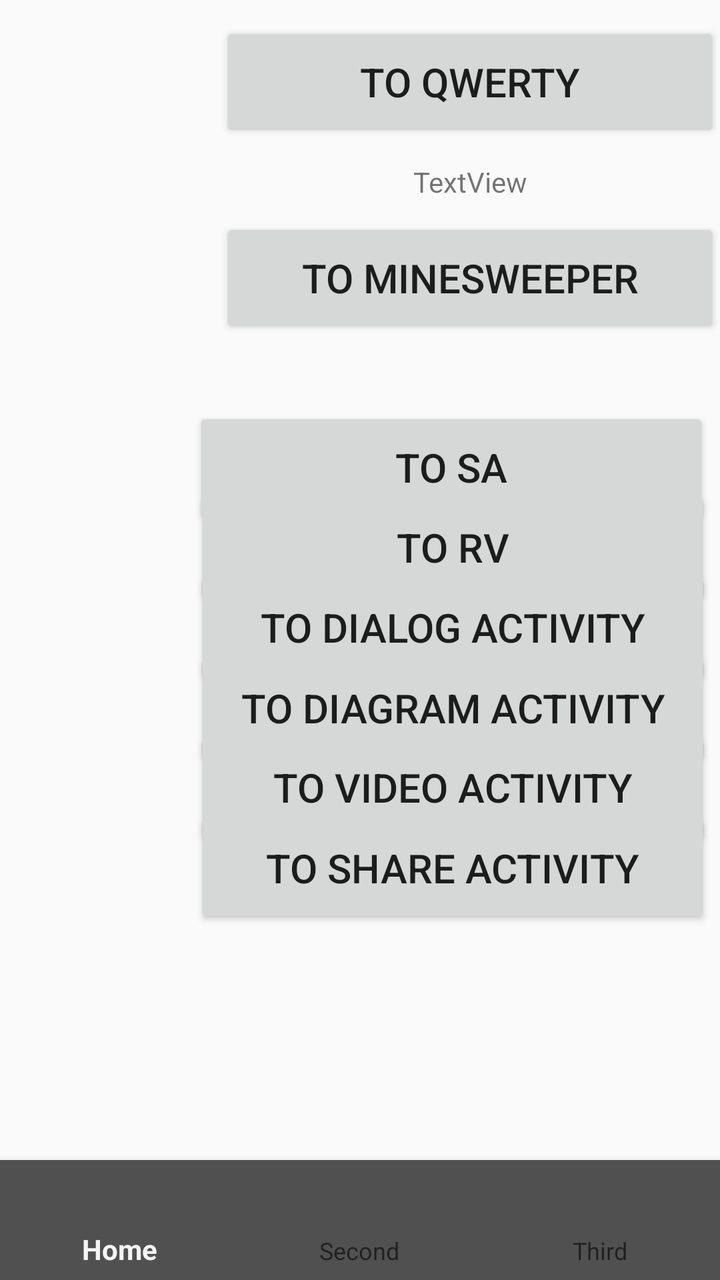
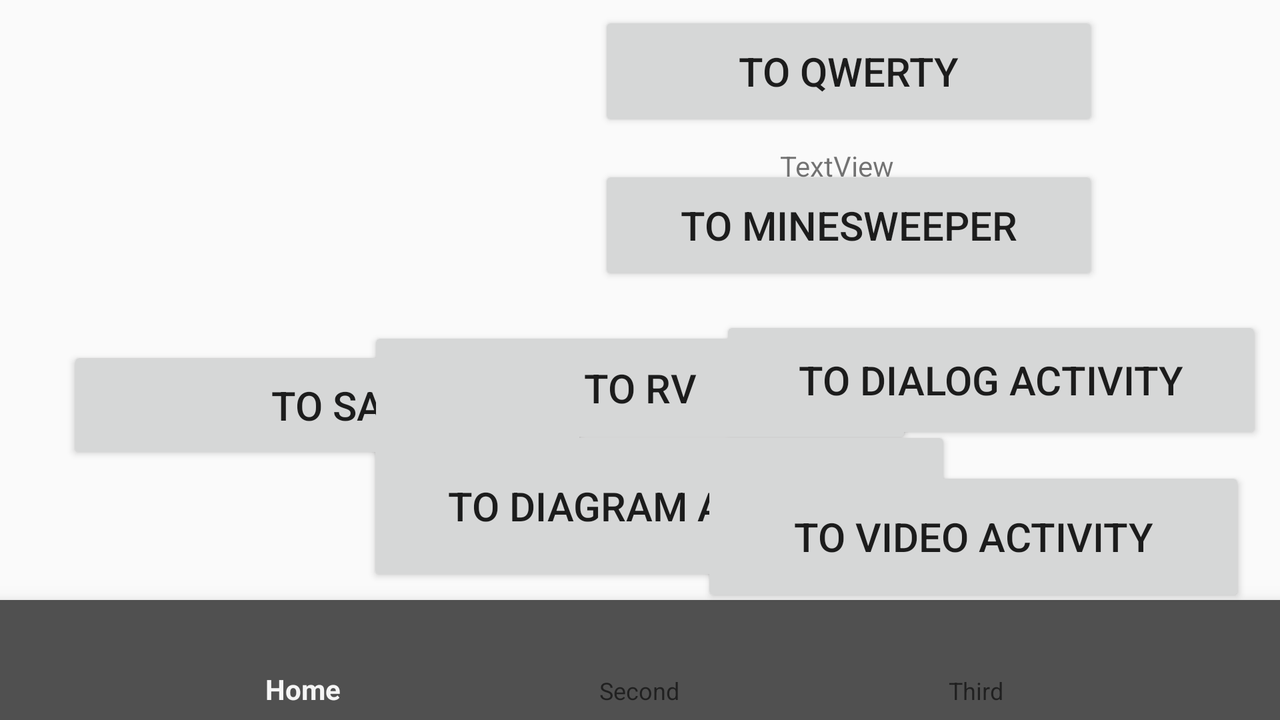

Two renders of one Android screen. The first uses the default layout on a phone; the second uses the alternative layout the repository ships for a different screen configuration, on a matching device. The two XML files are below.
<!-- AndroidManifest.xml: application theme Theme.AppCompat.DayNight -->
<!-- res/layout/activity_second.xml -->
<?xml version="1.0" encoding="utf-8"?>
<androidx.constraintlayout.widget.ConstraintLayout xmlns:android="http://schemas.android.com/apk/res/android"
    xmlns:app="http://schemas.android.com/apk/res-auto"
    xmlns:tools="http://schemas.android.com/tools"
    android:id="@+id/linearLayout"
    android:layout_width="match_parent"
    android:layout_height="match_parent">

    <Button
        android:id="@+id/to_minesweeper"
        android:layout_width="250dp"
        android:layout_height="60dp"
        android:gravity="center"
        android:text="To Minesweeper"
        android:textSize="20dp"
        app:layout_constraintBottom_toBottomOf="parent"
        app:layout_constraintEnd_toEndOf="parent"
        app:layout_constraintHorizontal_bias="0.645"
        app:layout_constraintStart_toEndOf="@+id/imageView2"
        app:layout_constraintTop_toTopOf="parent"
        app:layout_constraintVertical_bias="0.188" />

    <Button
        android:id="@+id/to_qwerty"
        android:layout_width="250dp"
        android:layout_height="60dp"
        android:gravity="center"
        android:text="To Qwerty"
        android:textSize="20dp"
        app:layout_constraintBottom_toBottomOf="parent"
        app:layout_constraintEnd_toEndOf="parent"
        app:layout_constraintHorizontal_bias="0.659"
        app:layout_constraintStart_toEndOf="@+id/imageView2"
        app:layout_constraintTop_toTopOf="parent"
        app:layout_constraintVertical_bias="0.019" />


    <ImageView
        android:id="@+id/imageView2"
        android:layout_width="97dp"
        android:layout_height="109dp"
        app:layout_constraintBottom_toBottomOf="parent"
        app:layout_constraintEnd_toEndOf="parent"
        app:layout_constraintHorizontal_bias="0.05"
        app:layout_constraintStart_toStartOf="parent"
        app:layout_constraintTop_toTopOf="parent"
        app:layout_constraintVertical_bias="0.037"
        tools:srcCompat="@tools:sample/avatars" />

    <include
        layout="@layout/bottom_menu"
        tools:layout_editor_absoluteX="0dp"
        tools:layout_editor_absoluteY="37dp" />

    <TextView
        android:id="@+id/res_from_qwerty"
        android:layout_width="250dp"
        android:layout_height="30dp"
        android:gravity="center"
        android:text="TextView"
        app:layout_constraintBottom_toBottomOf="parent"
        app:layout_constraintEnd_toEndOf="parent"
        app:layout_constraintHorizontal_bias="0.636"
        app:layout_constraintStart_toEndOf="@+id/imageView2"
        app:layout_constraintTop_toBottomOf="@+id/to_qwerty"
        app:layout_constraintVertical_bias="0.009" />

    <Button
        android:id="@+id/to_sa_activity"
        android:layout_width="258dp"
        android:layout_height="60dp"
        android:gravity="center"
        android:text="To SA"
        android:textSize="20dp"
        app:layout_constraintBottom_toBottomOf="parent"
        app:layout_constraintEnd_toEndOf="parent"
        app:layout_constraintHorizontal_bias="0.948"
        app:layout_constraintStart_toStartOf="parent"
        app:layout_constraintTop_toBottomOf="@+id/to_minesweeper"
        app:layout_constraintVertical_bias="0.084" />

    <Button
        android:id="@+id/to_rv_activity"
        android:layout_width="258dp"
        android:layout_height="60dp"
        android:gravity="center"
        android:text="To RV"
        android:textSize="20dp"
        app:layout_constraintBottom_toBottomOf="parent"
        app:layout_constraintEnd_toEndOf="parent"
        app:layout_constraintHorizontal_bias="0.954"
        app:layout_constraintStart_toStartOf="parent"
        app:layout_constraintTop_toBottomOf="@+id/to_minesweeper"
        app:layout_constraintVertical_bias="0.182" />

    <Button
        android:id="@+id/to_dialog_activity"
        android:layout_width="258dp"
        android:layout_height="60dp"
        android:gravity="center"
        android:text="To Dialog Activity"
        android:textSize="20dp"
        app:layout_constraintBottom_toBottomOf="parent"
        app:layout_constraintEnd_toEndOf="parent"
        app:layout_constraintHorizontal_bias="0.954"
        app:layout_constraintStart_toStartOf="parent"
        app:layout_constraintTop_toBottomOf="@+id/to_minesweeper"
        app:layout_constraintVertical_bias="0.279" />

    <Button
        android:id="@+id/to_diagram_activity"
        android:layout_width="258dp"
        android:layout_height="60dp"
        android:gravity="center"
        android:text="To Diagram Activity"
        android:textSize="20dp"
        app:layout_constraintBottom_toBottomOf="parent"
        app:layout_constraintEnd_toEndOf="parent"
        app:layout_constraintHorizontal_bias="0.954"
        app:layout_constraintStart_toStartOf="parent"
        app:layout_constraintTop_toBottomOf="@+id/to_minesweeper"
        app:layout_constraintVertical_bias="0.377" />

    <Button
        android:id="@+id/to_video_activity"
        android:layout_width="258dp"
        android:layout_height="60dp"
        android:gravity="center"
        android:text="To Video Activity"
        android:textSize="20dp"
        app:layout_constraintBottom_toBottomOf="parent"
        app:layout_constraintEnd_toEndOf="parent"
        app:layout_constraintHorizontal_bias="0.954"
        app:layout_constraintStart_toStartOf="parent"
        app:layout_constraintTop_toBottomOf="@+id/to_minesweeper"
        app:layout_constraintVertical_bias="0.474" />

    <Button
        android:id="@+id/to_share_activity"
        android:layout_width="258dp"
        android:layout_height="60dp"
        android:gravity="center"
        android:text="To Share Activity"
        android:textSize="20dp"
        app:layout_constraintBottom_toBottomOf="parent"
        app:layout_constraintEnd_toEndOf="parent"
        app:layout_constraintHorizontal_bias="0.954"
        app:layout_constraintStart_toStartOf="parent"
        app:layout_constraintTop_toBottomOf="@+id/to_minesweeper"
        app:layout_constraintVertical_bias="0.572" />

</androidx.constraintlayout.widget.ConstraintLayout>
<!-- res/layout/bottom_menu.xml (included above) -->
<?xml version="1.0" encoding="utf-8"?>
<androidx.constraintlayout.widget.ConstraintLayout xmlns:android="http://schemas.android.com/apk/res/android"
    android:layout_width="match_parent"
    android:layout_height="match_parent"
    xmlns:app="http://schemas.android.com/apk/res-auto">

    <com.google.android.material.bottomnavigation.BottomNavigationView
        android:id="@+id/bottomNavigationView"
        android:layout_width="match_parent"
        android:background="@color/gray_background"
        android:layout_height="60dp"
        app:layout_constraintBottom_toBottomOf="parent"
        app:layout_constraintEnd_toEndOf="parent"
        app:layout_constraintStart_toStartOf="parent"
        app:menu="@menu/bottom_menu"/>
</androidx.constraintlayout.widget.ConstraintLayout>
<!-- resources referenced by this layout -->
<resources>
  <color name="gray_background">#505050</color>
</resources>
<!-- res/layout-land/activity_second.xml (the repository's variant of the layout above) -->
<!-- drawn on the phone turned sideways -->
<?xml version="1.0" encoding="utf-8"?>
<androidx.constraintlayout.widget.ConstraintLayout xmlns:android="http://schemas.android.com/apk/res/android"
    android:layout_width="match_parent"
    android:layout_height="match_parent"
    xmlns:tools="http://schemas.android.com/tools"
    xmlns:app="http://schemas.android.com/apk/res-auto">

    <Button
        android:id="@+id/to_minesweeper"
        android:layout_width="250dp"
        android:layout_height="60dp"
        android:gravity="center"
        android:text="To Minesweeper"
        android:textSize="20dp"
        app:layout_constraintBottom_toBottomOf="parent"
        app:layout_constraintEnd_toEndOf="parent"
        app:layout_constraintHorizontal_bias="0.659"
        app:layout_constraintStart_toEndOf="@+id/imageView2"
        app:layout_constraintTop_toTopOf="parent"
        app:layout_constraintVertical_bias="0.276" />

    <Button
        android:id="@+id/to_qwerty"
        android:layout_width="250dp"
        android:layout_height="60dp"
        android:gravity="center"
        android:text="To Qwerty"
        android:textSize="20dp"
        app:layout_constraintBottom_toBottomOf="parent"
        app:layout_constraintEnd_toEndOf="parent"
        app:layout_constraintHorizontal_bias="0.659"
        app:layout_constraintStart_toEndOf="@+id/imageView2"
        app:layout_constraintTop_toTopOf="parent"
        app:layout_constraintVertical_bias="0.019" />


    <ImageView
        android:id="@+id/imageView2"
        android:layout_width="97dp"
        android:layout_height="109dp"
        app:layout_constraintBottom_toBottomOf="parent"
        app:layout_constraintEnd_toEndOf="parent"
        app:layout_constraintHorizontal_bias="0.05"
        app:layout_constraintStart_toStartOf="parent"
        app:layout_constraintTop_toTopOf="parent"
        app:layout_constraintVertical_bias="0.037"
        tools:srcCompat="@tools:sample/avatars" />

    <include
        layout="@layout/bottom_menu"
        tools:layout_editor_absoluteX="0dp"
        tools:layout_editor_absoluteY="37dp" />

    <TextView
        android:id="@+id/res_from_qwerty"
        android:layout_width="250dp"
        android:layout_height="30dp"
        android:gravity="center"
        android:text="TextView"
        app:layout_constraintBottom_toBottomOf="parent"
        app:layout_constraintEnd_toEndOf="parent"
        app:layout_constraintHorizontal_bias="0.636"
        app:layout_constraintStart_toEndOf="@+id/imageView2"
        app:layout_constraintTop_toBottomOf="@+id/to_qwerty"
        app:layout_constraintVertical_bias="0.009" />

    <Button
        android:id="@+id/to_sa_activity"
        android:layout_width="260dp"
        android:layout_height="59dp"
        android:gravity="center"
        android:text="To SA"
        android:textSize="20dp"
        app:layout_constraintBottom_toBottomOf="parent"
        app:layout_constraintEnd_toEndOf="parent"
        app:layout_constraintHorizontal_bias="0.089"
        app:layout_constraintStart_toStartOf="parent"
        app:layout_constraintTop_toBottomOf="@+id/to_minesweeper"
        app:layout_constraintVertical_bias="0.191" />

    <Button
        android:id="@+id/to_rv_activity"
        android:layout_width="272dp"
        android:layout_height="61dp"
        android:gravity="center"
        android:text="To RV"
        android:textSize="20dp"
        app:layout_constraintBottom_toBottomOf="parent"
        app:layout_constraintEnd_toEndOf="parent"
        app:layout_constraintStart_toStartOf="parent"
        app:layout_constraintTop_toBottomOf="@+id/to_minesweeper"
        app:layout_constraintVertical_bias="0.132" />

    <Button
        android:id="@+id/to_dialog_activity"
        android:layout_width="271dp"
        android:layout_height="64dp"
        android:gravity="center"
        android:text="To Dialog Activity"
        android:textSize="20dp"
        app:layout_constraintBottom_toBottomOf="parent"
        app:layout_constraintEnd_toEndOf="parent"
        app:layout_constraintHorizontal_bias="0.976"
        app:layout_constraintStart_toStartOf="parent"
        app:layout_constraintTop_toBottomOf="@+id/to_minesweeper"
        app:layout_constraintVertical_bias="0.099" />

    <Button
        android:id="@+id/to_diagram_activity"
        android:layout_width="292dp"
        android:layout_height="80dp"
        android:gravity="center"
        android:text="To Diagram Activity"
        android:textSize="20dp"
        app:layout_constraintBottom_toBottomOf="parent"
        app:layout_constraintEnd_toEndOf="parent"
        app:layout_constraintHorizontal_bias="0.528"
        app:layout_constraintStart_toStartOf="parent"
        app:layout_constraintTop_toBottomOf="@+id/to_minesweeper"
        app:layout_constraintVertical_bias="0.511" />

    <Button
        android:id="@+id/to_video_activity"
        android:layout_width="272dp"
        android:layout_height="70dp"
        android:gravity="center"
        android:text="To Video Activity"
        android:textSize="20dp"
        app:layout_constraintBottom_toBottomOf="parent"
        app:layout_constraintEnd_toEndOf="parent"
        app:layout_constraintHorizontal_bias="0.953"
        app:layout_constraintStart_toStartOf="parent"
        app:layout_constraintTop_toBottomOf="@+id/to_minesweeper"
        app:layout_constraintVertical_bias="0.616" />

</androidx.constraintlayout.widget.ConstraintLayout>
